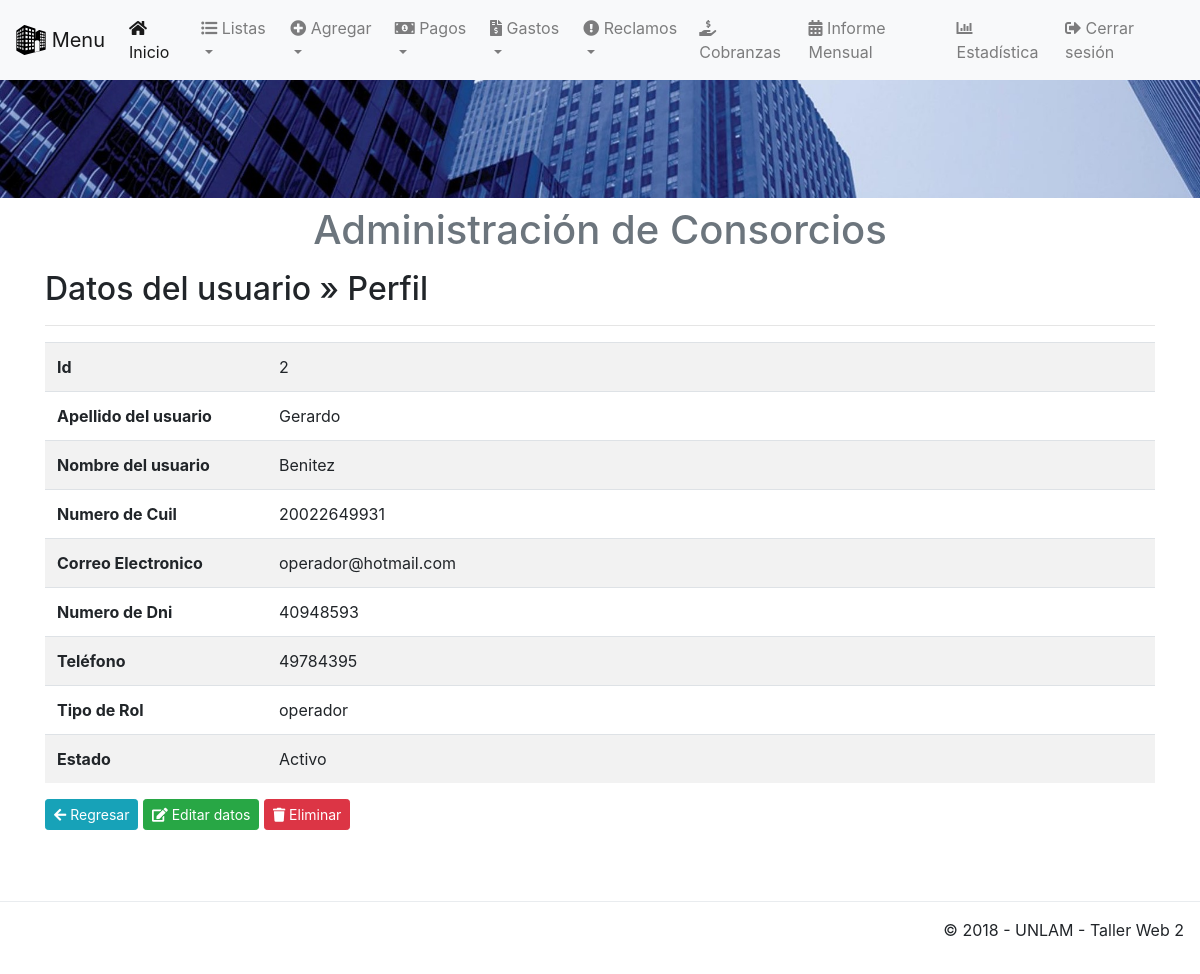
Before: /app/view/perfil.php?nik=2 (signed in) with the older database file.
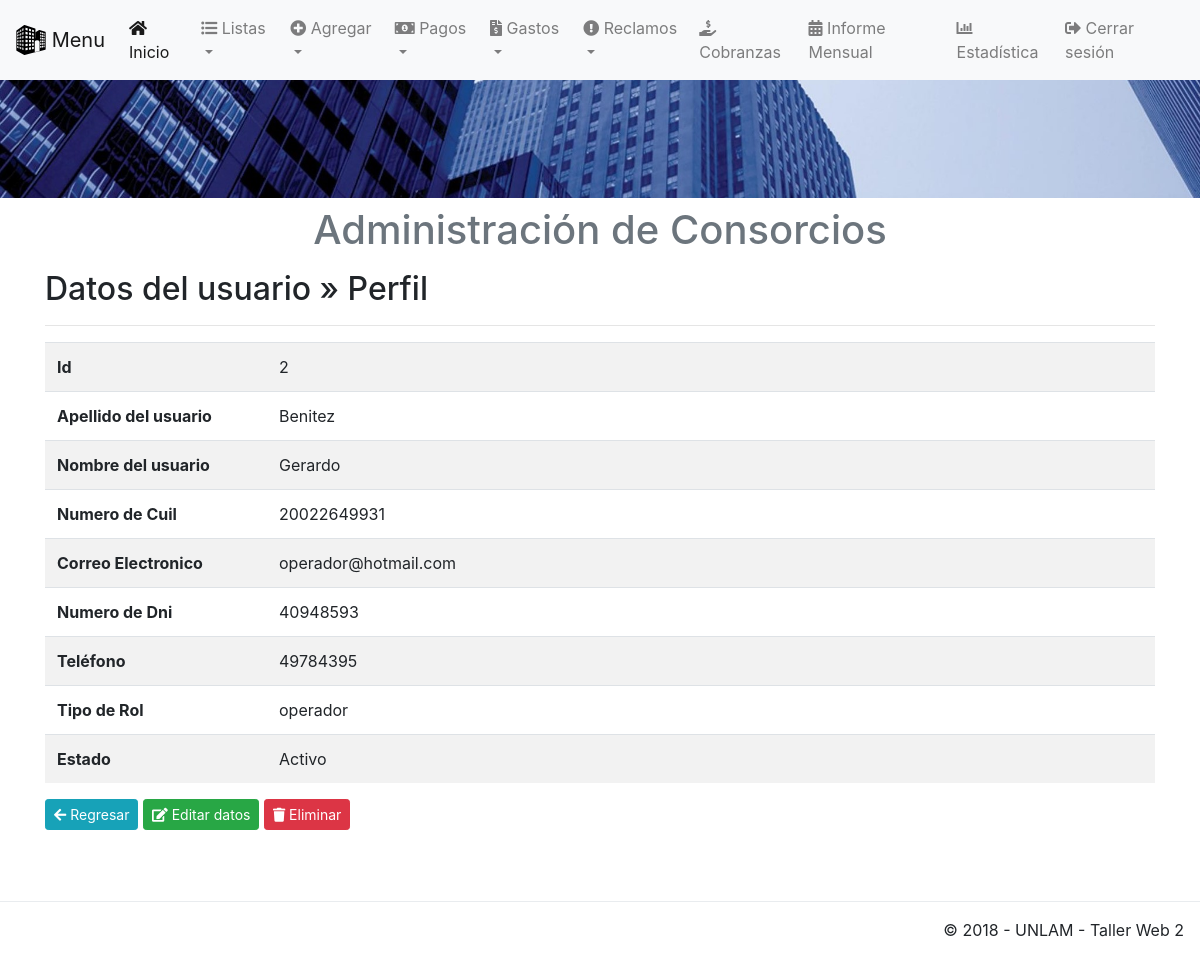
After: the same page with the newer database file.
### tables this page shows
CREATE TABLE `usuarios` (
  `idUsuarios` int(11) UNSIGNED NOT NULL,
  `nombre` varchar(50) NOT NULL,
  `apellido` varchar(50) NOT NULL,
  `cuil` bigint(11) UNSIGNED NOT NULL,
  `email` varchar(50) NOT NULL,
  `dni` int(8) UNSIGNED NOT NULL,
  `telefono` int(11) UNSIGNED NOT NULL,
  `estado` varchar(50) NOT NULL,
  `idRol` int(11) UNSIGNED NOT NULL,
  `pass` varchar(50) NOT NULL,
  `primeraVez` tinyint(1) UNSIGNED NOT NULL
);

CREATE TABLE `roles` (
  `idRoles` int(11) UNSIGNED NOT NULL,
  `descripcion` varchar(50) NOT NULL
);

### app/view/perfil.php (the view, shortened to what this page needs)
<!DOCTYPE html>
<html lang="es">
<?php include('template/head.php'); ?>
    <body>
    <?php
        include('template/nav.php');
        include('template/header.php'); ?>
        <div class="container">
		<div class="content">
			<h2>Datos del usuario &raquo; Perfil</h2>
			<hr />
			<?php
			$nik = mysqli_real_escape_string($conexion,(strip_tags($_GET["nik"],ENT_QUOTES)));
			$sql = mysqli_query($conexion, "SELECT * FROM usuarios JOIN roles ON usuarios.idRol=roles.idRoles WHERE idUsuarios='$nik'");
			if(mysqli_num_rows($sql) == 0){
				header("Location: listaUsuario.php");
			}else{
				$row = mysqli_fetch_assoc($sql);
			}
			?>
			<table class="table table-striped table-condensed">
				<tr>
					<th width="20%">Id</th>
					<td><?php echo $row['idUsuarios']; ?></td>
				</tr>
				<tr>
					<th>Apellido del usuario</th>
					<td><?php echo $row['apellido']; ?></td>
				</tr>
                <tr>
					<th>Nombre del usuario</th>
					<td><?php echo $row['nombre']; ?></td>
				</tr>
                <tr>
					<th>Numero de Cuil</th>
					<td><?php echo $row['cuil']; ?></td>
				</tr>
                <tr>
					<th>Correo Electronico</th>
					<td><?php echo $row['email']; ?></td>
				</tr>
                <tr>
					<th>Numero de Dni</th>
					<td><?php echo $row['dni']; ?></td>
				</tr>
				<tr>
					<th>Teléfono</th>
					<td><?php echo $row['telefono']; ?></td>
				</tr>
				<tr>
					<th>Tipo de Rol</th>
					<td><?php echo $row['descripcion']; ?></td>
				</tr>
				<tr>
					<th>Estado</th>
					<td>
						<?php
							if ($row['estado']== "Activo") {
								echo "Activo";
							} else if ($row['estado']== "Inactivo"){
								echo "Inactivo";
							} else if ($row['estado']== "Pendiente"){
								echo "Pendiente";
							}
						?>
					</td>
				</tr>
			</table>
			<a href="listaUsuario.php" class="btn btn-sm btn-info"><span class="fas fa-arrow-left" aria-hidden="true"></span> Regresar</a>
			<?php
				if(isset($_SESSION['admin'])){
			?>
				<a href="abm/editarUsuario.php?nik=<?php echo $row['idUsuarios']; ?>" class="btn btn-sm btn-success"><span class="fas fa-edit" aria-hidden="true"></span> Editar datos</a>
				<a href="perfil.php?aksi=delete&nik=<?php echo $row['idUsuarios']; ?>" class="btn btn-sm btn-danger" onclick="return confirm('Esta seguro de borrar los datos <?php echo $row['apellido']; ?>')"><span class="fas fa-trash" aria-hidden="true"></span> Eliminar</a>
			<?php }?>
		</div>
	</div>
    <div class="corte">
    </div>
    <?php include('template/footer.php'); ?>
    </body>
</html>

Changed rows visible on the page:
changed usuarios "Benitez": apellido "Gerardo" → "Benitez"; nombre "Benitez" → "Gerardo"
